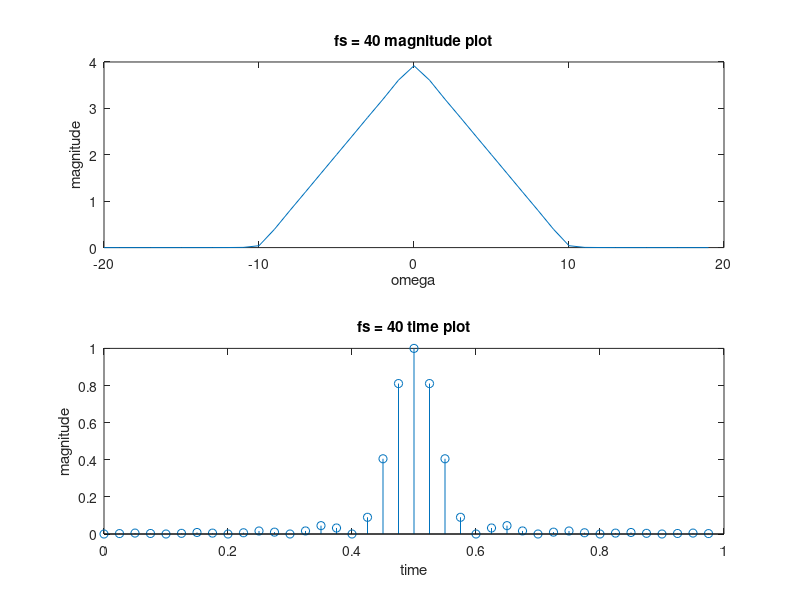
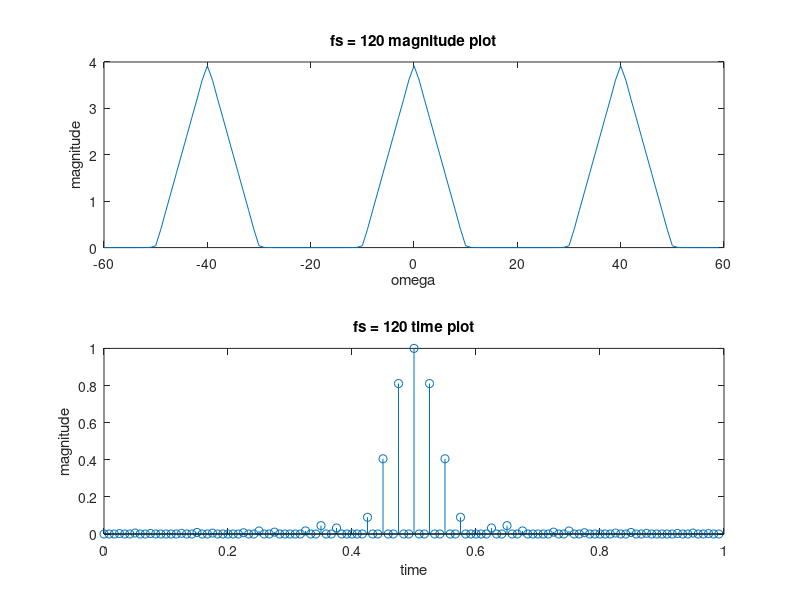
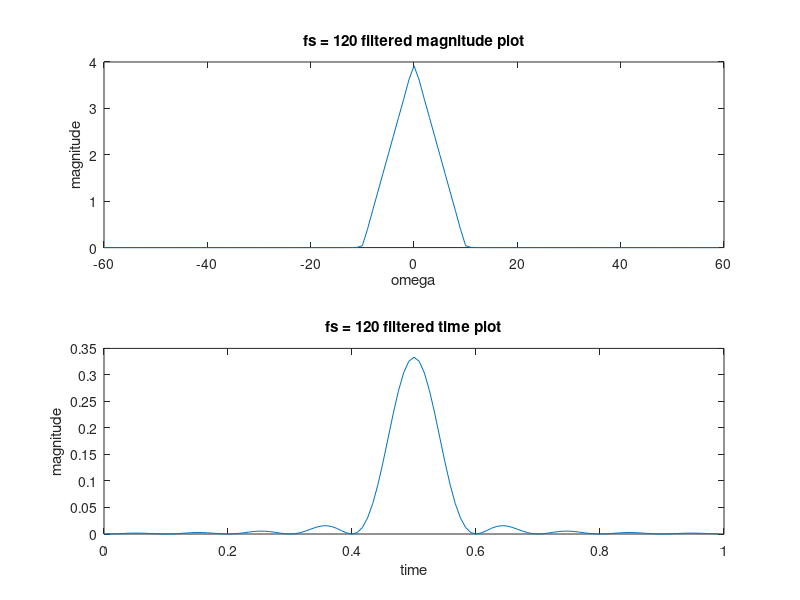
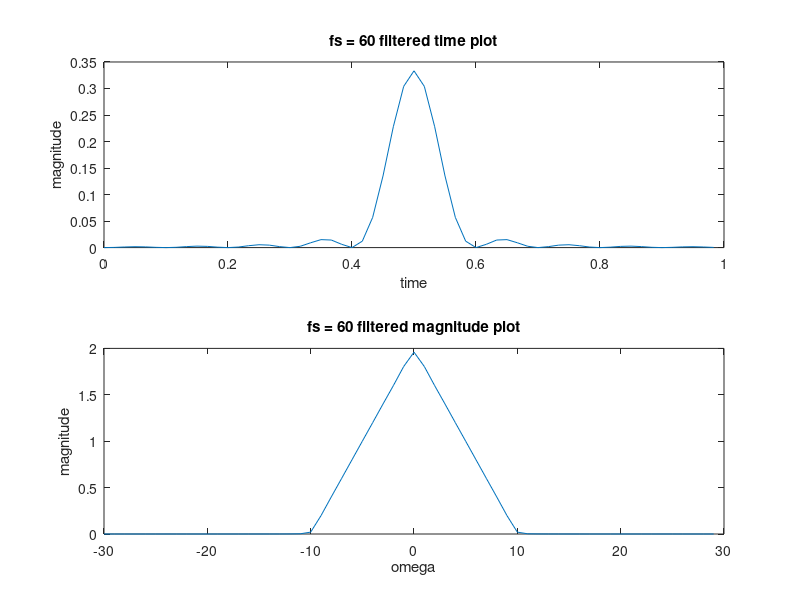

Here is the MATLAB script that generated these plots, in order:
clear all;
clc;

load samplerate.mat;
fs = 40;
N = 40;

w = fftshift((0:N-1)/N*2*pi);
w(1:N/2) = w(1:N/2) - 2*pi; % get freq in radians
x_w = fftshift(fft(x));
t = linspace(0,N-1,N) * 1/fs;
w = 40 * w/(2*pi);
figure;
subplot(211);
plot(w,abs(x_w));
title('fs = 40 magnitude plot');
xlabel('omega');
ylabel('magnitude');
subplot(212);
stem(t,x);
title('fs = 40 time plot');
xlabel('time');
ylabel('magnitude');


x_up = upsample(x,3);
x_up_w = fftshift(fft(x_up));
N = length(x_up);
t = linspace(0,N-1,N) .* 1/N;
w = fftshift((0:N-1)/N*2*pi);
w(1:N/2) = w(1:N/2) - 2*pi; 
w = 120 * w/(2*pi);
figure;
subplot(211);

plot(w,abs(x_up_w));
title('fs = 120 magnitude plot');
xlabel('omega');
ylabel('magnitude');
subplot(212);
stem(t,x_up);
title('fs = 120 time plot');
xlabel('time');
ylabel('magnitude');

for i = 1:length(x_up)
    if(abs(w(i)) > 25)
        x_up_w(i) = 0;
    end
end
figure;
subplot(211);
plot(w,abs(x_up_w));
title('fs = 120 filtered magnitude plot');
xlabel('omega');
ylabel('magnitude');
subplot(212);
x_up = ifft(ifftshift(x_up_w));
plot(t,abs(x_up));
title('fs = 120 filtered time plot');
xlabel('time');
ylabel('magnitude');

x_down = downsample(x_up,2);
N = N/2;
t = linspace(0,N-1,N)/N;
w = fftshift((0:N-1)/N*2*pi);
w(1:N/2) = w(1:N/2) - 2*pi;
w = N * w/(2*pi);
figure;
subplot(211);
plot(t,abs(x_down));
title('fs = 60 filtered time plot');
xlabel('time');
ylabel('magnitude');
subplot(212);
plot(w,abs(fftshift(fft(x_down))));
title('fs = 60 filtered magnitude plot');
xlabel('omega');
ylabel('magnitude');